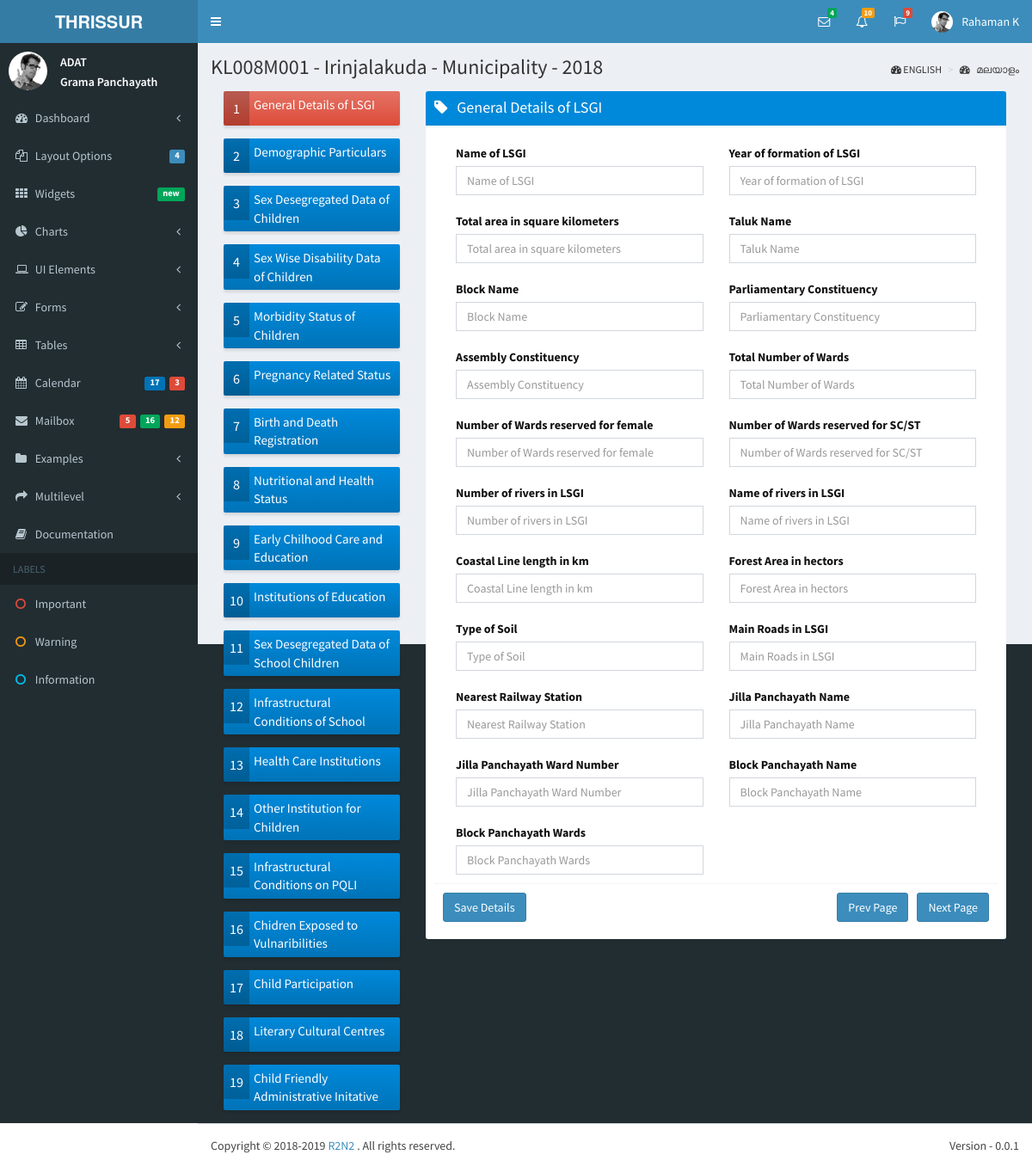
The app's page /data/data/ (signed in) with its own data.
### lsgd/models.py (models this page shows)
class Lsgd(models.Model):
    lsgd_code = models.CharField(max_length = 15, unique = True, primary_key = True)
    lsgd_name = models.CharField(max_length = 100, unique = True)
    lsgd_type = models.CharField(max_length = 15)
    lsgd_district = models.ForeignKey('District', on_delete = models.SET_NULL, null=True)
    lsgd_taluk = models.ForeignKey('Taluk', on_delete = models.SET_NULL, null = True)
    lsgd_block = models.ForeignKey('Block', on_delete = models.SET_NULL, null = True)
    lsgd_assembly = models.ForeignKey('Assembly', on_delete = models.SET_NULL, null = True)
    lsgd_parliament = models.ForeignKey('Parliament', on_delete = models.SET_NULL, null = True)

### qbnk/models.py (models this page shows)
class QuestionHeader(models.Model):
    header_code = models.CharField(max_length = 10, unique = True, primary_key = True)
    header_text = models.CharField(max_length = 100, unique = True)
    header_text_m = models.CharField(max_length = 100)
    header_remarks = models.CharField(max_length = 200, blank = True)

class QuestionBank(models.Model):
    question_code = models.CharField(max_length = 10, unique = True, primary_key = True)
    question_text = models.CharField(max_length = 500)
    question_text_m = models.CharField(max_length = 500)
    question_type = models.CharField(max_length = 10)
    question_options = models.CharField(max_length = 200, blank=True)

### data/views.py (the view, shortened to what this page needs)
# urls.py: url(r'data/$', views.data_page),
def data_page(request):
    current_header = 1
    lsgd_code = 'KL008M001'
    data_entry_year = 2018
    current_user = request.user
    questions =  QuestionBank.objects.filter(question_code__startswith = "Q001").values().order_by('question_code')
    headers = QuestionHeader.objects.all().values()
    lsgd_selected = Lsgd.objects.filter(lsgd_code = lsgd_code)
    current_header_text = headers[current_header-1].get('header_text')
    return render(request, 'data/data.html', {'headers': headers, 'current_header': current_header, 'current_header_text': current_header_text, \
                            'questions': questions, 'lsgd_selected': lsgd_selected, 'data_entry_year': data_entry_year, \
                            'current_user': current_user})

### data/templates/data/data.html (shortened to what this page needs)
{% extends 'r2n2/base.html' %}
{% block userinfo %}
          <li class="dropdown user user-menu">
            <a href="#" class="dropdown-toggle" data-toggle="dropdown">
              <img src="/static/dist/img/user2-160x160.jpg" class="user-image" alt="User Image">
              <span class="hidden-xs">{{ current_user.first_name}} {{ current_user.last_name}}</span>
            </a>
          </li>
{% endblock %}
{% block content_header %}
	<section class="content-header">
	<h1>
		{{ lsgd_selected.0.lsgd_code }} -
        {{ lsgd_selected.0.lsgd_name }} -
        {{ lsgd_selected.0.lsgd_type }} -
		{{ data_entry_year }}
    </h1>
	<ol class="breadcrumb">
        <li><i class="fa fa-dashboard"></i> ENGLISH</li>
        <li><a href="#"><i class="fa fa-dashboard"></i> മലയാളം </a></li>
     </ol>
    </section>
{% endblock %}
{% block content %}
<section class="content">
<section class="col-lg-3 col-md-3">
{% for h in headers %}
<div class="row">
        <div class="col-md-12 col-sm-6 col-xs-12">
		<form  method="post">
		{% if forloop.counter == current_header %}
          <a href="javascript:;" onclick="parentNode.submit();"> <div class="info-box bg-red-gradient">
		{% else %}
          <a href="javascript:;" onclick="parentNode.submit();"> <div class="info-box bg-blue-gradient">
		{% endif %}
            <span class="info-box-icon">{{ forloop.counter }}</span>
            <div class="info-box-content">
              <span class="info-box-number">{{ h.header_text}} </span>
            </div>
          </div>
        </div></a>
</div>
{% endfor %}
</section>
<section class="col-lg-9 col-md-9">
          <div class="box box-solid bg-blue-gradient">
            <div class="box-header with-border">
              <h3 class="box-title"><i class="fa fa-tag"></i> &nbsp; {{ current_header_text }}</h3>
			</div>
			<div class="box-footer text-black">
			<form  method="post">
            <div class="box-body">
			{% for q in questions %}
			{% if forloop.counter0|divisibleby:2 %}
			<section class="col-lg-6 col-md-6">
				<label for="{{q.question_text}}"> {{ q.question_text }} </label>
				<input id="{{ forloop.counter }}" name="f{{ forloop.counter }}" type="text" class="form-control" placeholder="{{ q.question_text }}">
			</section>
			{% else %}
			<section class="col-lg-6 col-md-6">
                 <label for="{{q.question_text}}">{{ q.question_text }}</label>
				  <input id="{{ forloop.counter }}" name="f{{ forloop.counter }}" type="text" class="form-control" placeholder="{{ q.question_text }}">
			</section>
			{% endif %}
			{% endfor %}
			</div>
			  <div class="box-footer">
                <button type="submit" name="save_details" value="save_Detials" class="btn btn-primary">Save Details</button>
                <button type="submit" name="next_page" value="next_page" class="btn btn-primary pull-right">Next Page </button>
			    <button type="submit" name="prev_page" value="prev_page" style='margin-right:10px' class="btn btn-primary pull-right">Prev Page </button>
              </div>
		    </div>
          </div>
		  </div>
{% endblock %}

### records on screen
Lsgd: lsgd_code "KL008M001", lsgd_name "Irinjalakuda", lsgd_type "Municipality"
QuestionHeader: header_text "General Details of LSGI"
QuestionHeader: header_text "Demographic Particulars"
QuestionHeader: header_text "Sex Desegregated Data of Children"
QuestionHeader: header_text "Sex Wise Disability Data of Children"
QuestionHeader: header_text "Morbidity Status of Children"
QuestionHeader: header_text "Pregnancy Related Status"
QuestionHeader: header_text "Birth and Death Registration"
QuestionHeader: header_text "Nutritional and Health Status"
QuestionHeader: header_text "Early Chilhood Care and Education"
QuestionHeader: header_text "Institutions of Education"
QuestionHeader: header_text "Sex Desegregated Data of School Children"
QuestionHeader: header_text "Infrastructural Conditions of School"
QuestionHeader: header_text "Health Care Institutions"
QuestionHeader: header_text "Other Institution for Children"
QuestionHeader: header_text "Infrastructural Conditions on PQLI"
QuestionHeader: header_text "Chidren Exposed to Vulnaribilities"
QuestionHeader: header_text "Child Participation"
QuestionHeader: header_text "Literary Cultural Centres"
QuestionHeader: header_text "Child Friendly Administrative Initative"
QuestionBank: question_text "Name of LSGI", f1 "Name of LSGI"
QuestionBank: question_text "Year of formation of LSGI"
QuestionBank: question_text "Total area in square kilometers"
QuestionBank: question_text "Taluk Name"
QuestionBank: question_text "Block Name"
QuestionBank: question_text "Parliamentary Constituency"
QuestionBank: question_text "Assembly Constituency"
QuestionBank: question_text "Total Number of Wards"
QuestionBank: question_text "Number of Wards reserved for female"
QuestionBank: question_text "Number of Wards reserved for SC/ST"
QuestionBank: question_text "Number of rivers in LSGI"
QuestionBank: question_text "Name of rivers in LSGI"
QuestionBank: question_text "Coastal Line length in km"
QuestionBank: question_text "Forest Area in hectors"
QuestionBank: question_text "Type of Soil"
QuestionBank: question_text "Main Roads in LSGI"
QuestionBank: question_text "Nearest Railway Station"
QuestionBank: question_text "Jilla Panchayath Name"
QuestionBank: question_text "Jilla Panchayath Ward Number"
QuestionBank: question_text "Block Panchayath Name"
QuestionBank: question_text "Block Panchayath Wards"

### other values on screen
{{ current_user.first_name }} "Rahaman"
{{ current_user.last_name }} "K"
{{ data_entry_year }} "2018"
